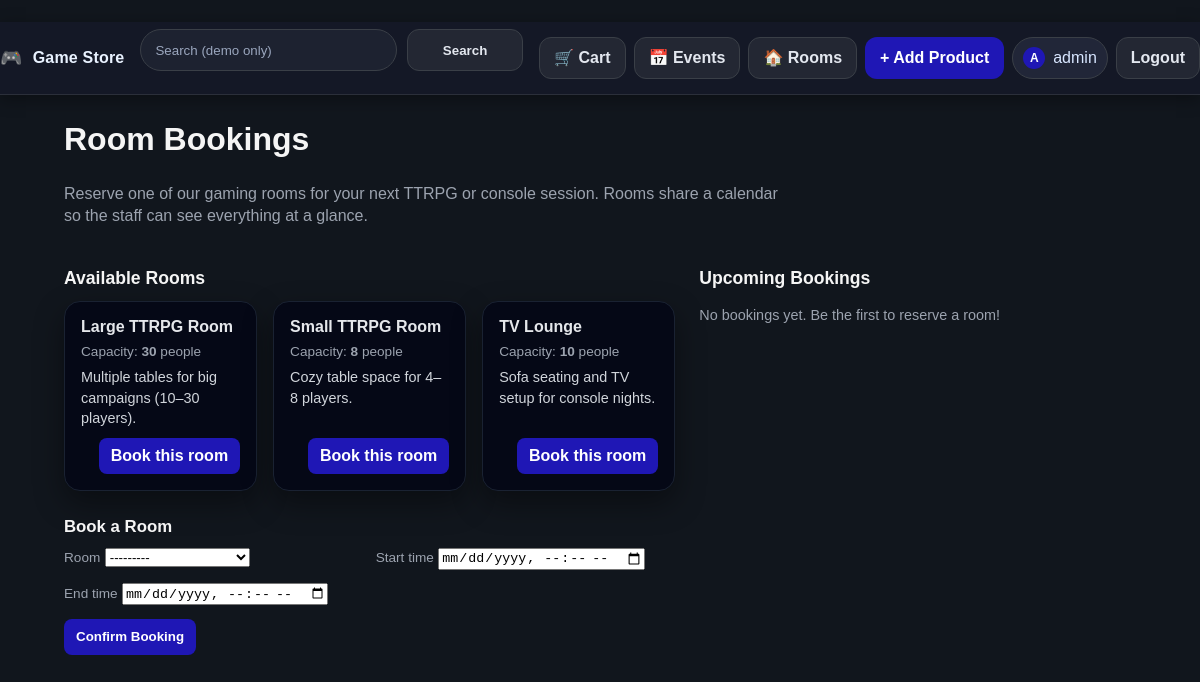
Before: /rooms/ (signed in) with the older database file.
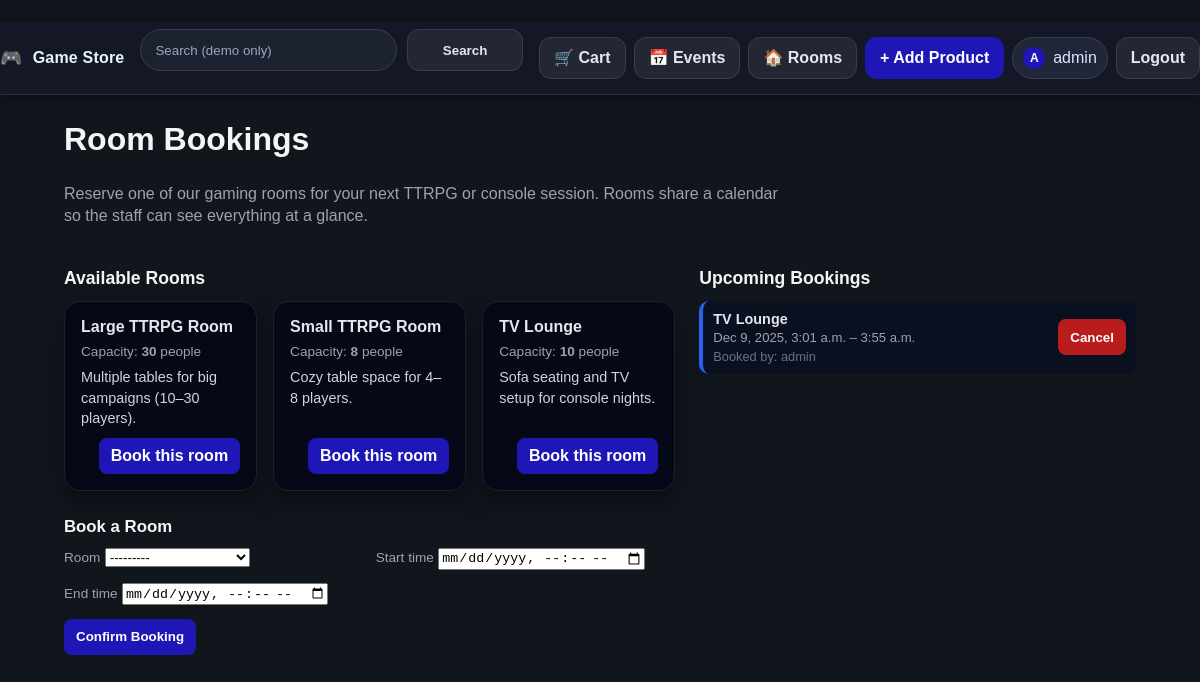
After: the same page with the newer database file.
### catalog/models.py (models this page shows, shortened)
class Room(models.Model):
    name = models.CharField(max_length=120)
    slug = models.SlugField(unique=True)
    capacity = models.PositiveIntegerField(default=4)
    description = models.TextField(blank=True)
    color = models.CharField(max_length=7, default="#2563eb")  # hex like "#2563eb"
    def __str__(self):
        return self.name

class RoomBooking(models.Model):
    room = models.ForeignKey(
        Room,
        related_name="bookings",
        on_delete=models.CASCADE,
    )
    user = models.ForeignKey(
        settings.AUTH_USER_MODEL,
        on_delete=models.CASCADE,
    )
    start_time = models.DateTimeField()
    end_time = models.DateTimeField()
    fee_charged = models.DecimalField(
        max_digits=8,
        decimal_places=2,
        default=0,
    )
    created_at = models.DateTimeField(auto_now_add=True)
    class Meta:
        ordering = ["start_time"]

### catalog/views.py (the view)
# urls.py: path("rooms/", views.room_booking_list, name="room_booking_list"),
@login_required
def room_booking_list(request):
    if not Room.objects.exists():
        Room.objects.get_or_create(
            slug="small-ttrpg",
            defaults={
                "name": "Small TTRPG Room",
                "capacity": 8,
                "description": "Cozy table space for 4–8 players.",
            },
        )
        Room.objects.get_or_create(
            slug="large-ttrpg",
            defaults={
                "name": "Large TTRPG Room",
                "capacity": 30,
                "description": "Multiple tables for big campaigns (10–30 players).",
            },
        )
        Room.objects.get_or_create(
            slug="tv-lounge",
            defaults={
                "name": "TV Lounge",
                "capacity": 10,
                "description": "Sofa seating and TV setup for console nights.",
            },
        )
    rooms = Room.objects.all().order_by("name")
    bookings = (
        RoomBooking.objects
        .select_related("room", "user")
        .order_by("start_time")
    )
    preselected_slug = request.GET.get("room")
    initial = {}
    if preselected_slug:
        try:
            initial["room"] = Room.objects.get(slug=preselected_slug)
        except Room.DoesNotExist:
            pass
    if request.method == "POST":
        booking_form = RoomBookingForm(request.POST)
        if booking_form.is_valid():
            booking = booking_form.save(commit=False)
            booking.user = request.user
            conflict_exists = RoomBooking.objects.filter(
                room=booking.room,
                start_time__lt=booking.end_time,
                end_time__gt=booking.start_time,
            ).exists()
            if conflict_exists:
                messages.error(
                    request,
                    "That time slot is already booked for this room.",
                )
            else:
                booking.save()
                messages.success(
                    request,
                    f"You reserved {booking.room.name} from "
                    f"{booking.start_time} to {booking.end_time}.",
                )
                return redirect("room_booking_list")
    else:
        booking_form = RoomBookingForm(initial=initial)
    context = {
        "rooms": rooms,
        "bookings": bookings,
        "booking_form": booking_form,
    }
    return render(request, "rooms/room_booking_list.html", context)

### catalog/forms.py (shortened to what this page needs)
class RoomBookingForm(forms.ModelForm):
    class Meta:
        model = RoomBooking
        fields = [
            "room",
            "start_time",
            "end_time",
        ]
        widgets = {
            "start_time": forms.DateTimeInput(attrs={"type": "datetime-local"}),
            "end_time": forms.DateTimeInput(attrs={"type": "datetime-local"}),
        }

### templates/rooms/room_booking_list.html (shortened to what the changed rows need)
{% extends "base.html" %}
{% load static %}
{% block content %}
<main class="tt-page tt-detail-page">
  <div class="tt-container">
    <h1>Room Bookings</h1>
    <div style="
      display:grid;
      grid-template-columns: minmax(0, 1.4fr) minmax(0, 1fr);
      gap:24px;
      margin-top:24px;
    ">
      <section>
        <h2 style="font-size:1.1rem; margin-bottom:10px;">Available Rooms</h2>
        {% if rooms %}
          <div style="
            display:grid;
            grid-template-columns: repeat(3, minmax(0, 1fr));
            gap:16px;
          ">
            {% for room in rooms %}
              <article style="
                background:#050816;
                border-radius:16px;
                padding:14px 16px 16px;
                border:1px solid #1a2232;
                box-shadow:0 12px 30px rgba(0,0,0,.4);
                display:flex;
                flex-direction:column;
                min-height:180px;
              ">
                <h3 style="margin:0 0 4px; font-size:1rem; color:#e5e7eb;">
                  {{ room.name }}
                </h3>
                {% if room.capacity %}
                  <p style="margin:0 0 6px; font-size:0.85rem; color:#9ca3af;">
                    Capacity: <strong>{{ room.capacity }}</strong> people
                  </p>
                {% endif %}
                {% if room.description %}
                  <p style="
                    margin:0 0 10px;
                    font-size:0.9rem;
                    color:#d1d5db;
                  ">
                    {{ room.description }}
                  </p>
                {% endif %}
                <div style="margin-top:auto; display:flex; justify-content:flex-end;">
                  <a
                    href="{% url 'room_booking_list' %}?room={{ room.slug }}#booking-form"
                    class="btn btn-primary btn-sm"
                    style="width:auto; margin-top:0;"
                  >
                    Book this room
                  </a>
                </div>
              </article>
            {% endfor %}
          </div>
        {% else %}
          <p>No rooms are configured yet.</p>
        {% endif %}
        <div id="booking-form" style="margin-top:24px;">
          <h2 style="font-size:1.05rem; margin-bottom:8px;">Book a Room</h2>
        </div>
      </section>
      <section>
        <h2 style="font-size:1.1rem; margin-bottom:10px;">Upcoming Bookings</h2>
        {% if bookings %}
          <ul style="list-style:none; padding:0; margin:0;">
            {% for b in bookings %}
              <li style="
                margin-bottom:8px;
                padding:8px 10px;
                border-radius:10px;
                background:#0b1020;
                border-left:4px solid #2563eb;
                display:flex;
                justify-content:space-between;
                align-items:center;
                font-size:0.9rem;
              ">
                <div>
                  <div style="font-weight:600; color:#e5e7eb;">
                    {{ b.room.name }}
                  </div>
                  <div style="color:#9ca3af; font-size:0.82rem;">
                    {{ b.start_time|date:"M j, Y, g:i a" }}
                    –
                    {{ b.end_time|date:"g:i a" }}
                  </div>
                  {% if b.user %}
                    <div style="color:#6b7280; font-size:0.8rem;">
                      Booked by: {{ b.user.username }}
                    </div>
                  {% endif %}
                </div>
                {% if user.is_authenticated and b.user == user %}
                  <form
                    action="{% url 'room_booking_cancel' b.id %}"
                    method="post"
                    style="margin:0;"
                  >
                    <button
                      type="submit"
                      class="btn btn-sm btn-danger"
                      style="width:auto; margin-top:0;"
                    >
                      Cancel
                    </button>
                  </form>
                {% endif %}
              </li>
            {% endfor %}
          </ul>
        {% else %}
          <p style="color:#9ca3af; font-size:0.9rem;">
            No bookings yet. Be the first to reserve a room!
          </p>
        {% endif %}
      </section>
    </div>
  </div>
</main>
{% endblock %}

Changed rows visible on the page:
added RoomBooking: room.name "TV Lounge", start_time "Dec 9, 2025, 3:01 a.m.", end_time "3:55 a.m.", user.username "admin", shows "Cancel"
Other visible differences:
text no longer shown: "No bookings yet. Be the first to reserve a room!"
